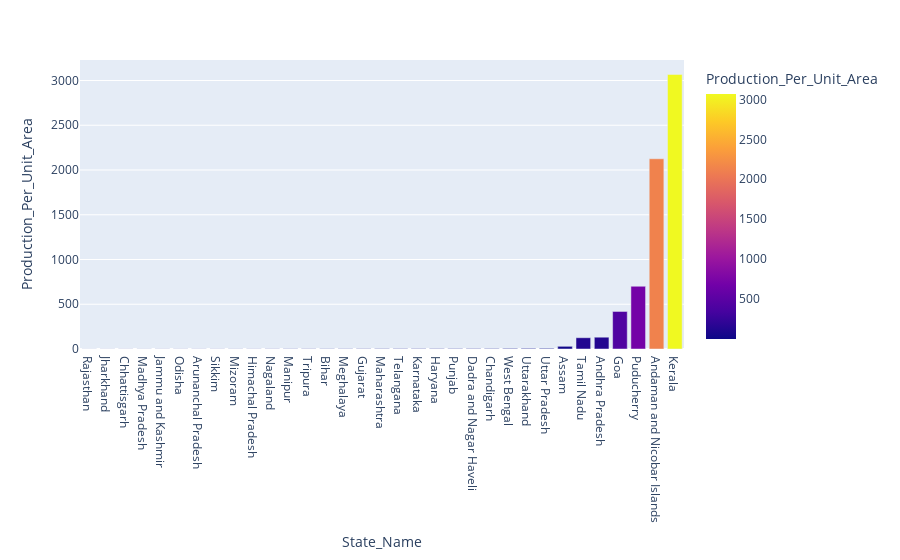

This figure's notebook cell:
### Markdown cell above
# Productivity in different states

### Code cell
temp = df.groupby('State_Name')['Area', 'Production'].sum().reset_index()
temp['Production_Per_Unit_Area'] = temp['Production']/temp['Area']
temp = temp.sort_values(by='Production_Per_Unit_Area')
px.bar(temp, 'State_Name', 'Production_Per_Unit_Area', color='Production_Per_Unit_Area')

### Figure 1 — Plotly figure (JSON) as saved in the notebook; plotly's stock layout.template omitted (floating-point values rounded to 4 significant figures)
{"data": [{"alignmentgroup": "True", "hovertemplate": "State_Name=%{x}<br>Production_Per_Unit_Area=%{marker.color}<extra></extra>", "legendgroup": "", "marker": {"color": [1.034, 1.148, 1.216, 1.361, 1.435, 1.456, 1.564, 1.598, 1.672, 1.78, 2.103, 2.606, 2.698, 2.857, 3.002, 3.384, 3.922, 4.119, 4.255, 4.255, 4.627, 4.66, 5.108, 6.49, 7.033, 7.459, 30.01, 125.9, 131.7, 419.5, 701.1, 2126.0, 3068.0], "coloraxis": "coloraxis", "pattern": {"shape": ""}}, "name": "", "offsetgroup": "", "orientation": "v", "showlegend": false, "textposition": "auto", "type": "bar", "x": ["Rajasthan", "Jharkhand", "Chhattisgarh", "Madhya Pradesh", "Jammu and Kashmir ", "Odisha", "Arunanchal Pradesh", "Sikkim", "Mizoram", "Himachal Pradesh", "Nagaland", "Manipur", "Tripura", "Bihar", "Meghalaya", "Gujarat", "Maharashtra", "Telangana ", "Karnataka", "Haryana", "Punjab", "Dadra and Nagar Haveli", "Chandigarh", "West Bengal", "Uttarakhand", "Uttar Pradesh", "Assam", "Tamil Nadu", "Andhra Pradesh", "Goa", "Puducherry", "Andaman and Nicobar Islands", "Kerala"], "xaxis": "x", "y": [1.034, 1.148, 1.216, 1.361, 1.435, 1.456, 1.564, 1.598, 1.672, 1.78, 2.103, 2.606, 2.698, 2.857, 3.002, 3.384, 3.922, 4.119, 4.255, 4.255, 4.627, 4.66, 5.108, 6.49, 7.033, 7.459, 30.01, 125.9, 131.7, 419.5, 701.1, 2126.0, 3068.0], "yaxis": "y"}], "layout": {"barmode": "relative", "coloraxis": {"colorbar": {"title": {"text": "Production_Per_Unit_Area"}}, "colorscale": [[0, "#0d0887"], [0.1111, "#46039f"], [0.2222, "#7201a8"], [0.3333, "#9c179e"], [0.4444, "#bd3786"], [0.5556, "#d8576b"], [0.6667, "#ed7953"], [0.7778, "#fb9f3a"], [0.8889, "#fdca26"], [1, "#f0f921"]]}, "legend": {"tracegroupgap": 0}, "margin": {"t": 60}, "xaxis": {"anchor": "y", "domain": [0, 1], "title": {"text": "State_Name"}}, "yaxis": {"anchor": "x", "domain": [0, 1], "title": {"text": "Production_Per_Unit_Area"}}}}
